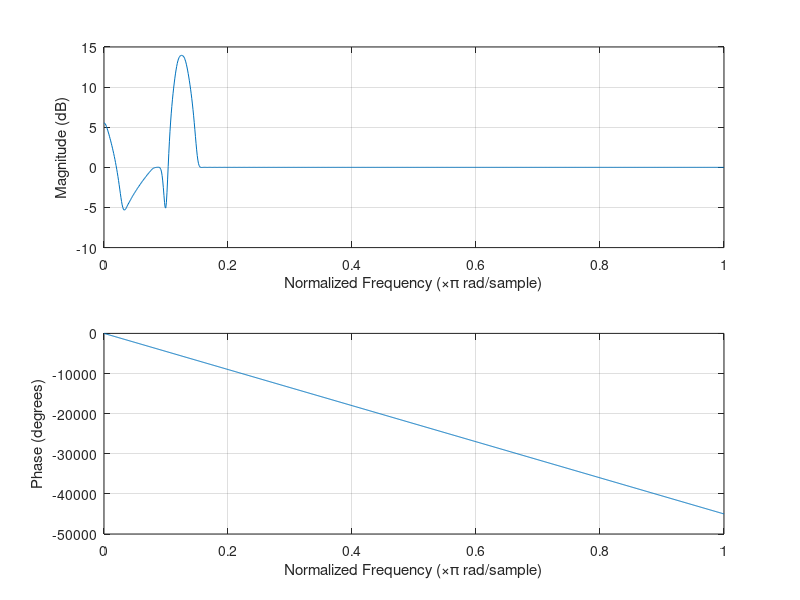

The MATLAB script that drew this image: (Note: this script raises an error after producing the figure.)
clear

fs_used = 44100;
M = 67;

Nframe = 44100;
Nfft = 4*Nframe;
nstart = 2000;
axis_length = 7000/(fs_used/Nfft);

friency_axis = (1:axis_length);
friency_axis = friency_axis(:)*(fs_used/Nfft);

% filter_length = 22050/(fs_used/Nfft);
% filter_axis = (1:filter_length);
% filter_axis = filter_axis(:)*(2/Nfft);
% f = filter_axis;
% f(1) = 0;
% load('inverse.mat');
% inverse = inverse(1:filter_length);


f = [0 0.03 0.08 0.09 0.095 0.1 0.12 0.13 0.15 1];
mhi = [2 0.5 1 1 1 0.1 5 5 1 1];
% mhi = [1 1 1 1 1 1 1 1 1 1];
bhi = fir2(500,f,mhi);

figure(2)
freqz(bhi,1)

[origin_whitenoise,fsw] = audioread('whitenoise.wav');
[whitenoise,fs1] = audioread('data\20170711\whitenoise_M.wav');

inversenoise = filter(bhi,1,origin_whitenoise);
inverse_final = filter(bhi,1,whitenoise);



spectrum_noise = getspectrum(inversenoise,Nframe,Nfft,fs_used,nstart);
spectrum_noise_show = spectrum_noise(1:axis_length);
cepenv_whitenoise = getcepstrum(spectrum_noise,M);
cepenv_noise_show = cepenv_whitenoise(1:axis_length);

spectrum_finalnoise = getspectrum(inverse_final,Nframe,Nfft,fs_used,nstart);
spectrum_finalnoise_show = spectrum_noise(1:axis_length);
cepenv_finalnoise = getcepstrum(spectrum_finalnoise,M);
cepenv_finalnoise_show = cepenv_finalnoise(1:axis_length);

figure(1);
hold on
plot(friency_axis,cepenv_finalnoise_show,'LineWidth',1.0);

% plot(friency_axis,spectrum_wholesignal_filtered_show,'LineWidth',2.0);
audiowrite('filterednoise.wav',inversenoise,44100);